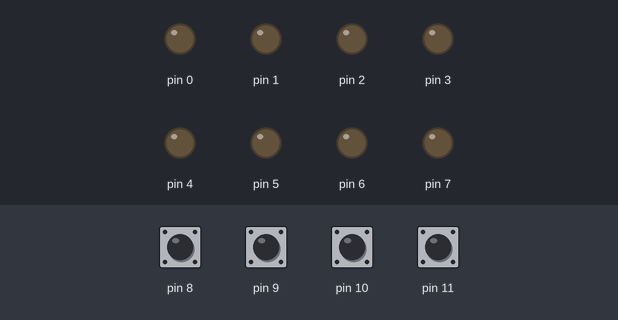
This sketch was run on a simulated Arduino Uno, built with avr-gcc and run on an emulated ATmega328P. On the bench: output pins drawn as LEDs (lit = HIGH). Inputs (shaded band) come from the test bench; at power-on: pin 8–11 HIGH.

Above: at 0.8 s.
0.9 s: pin 9 pulled LOW for 0.15 s
At 2.1 s:
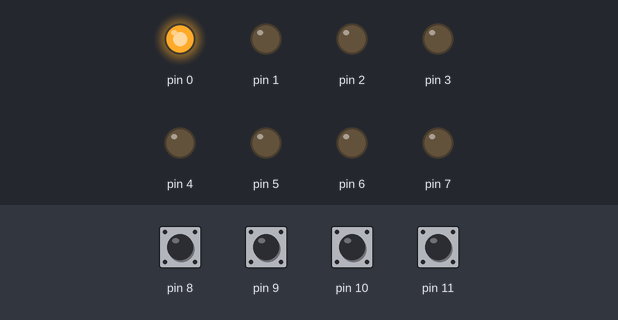
2.5 s: pin 11 pulled LOW for 0.15 s
At 3.4 s:
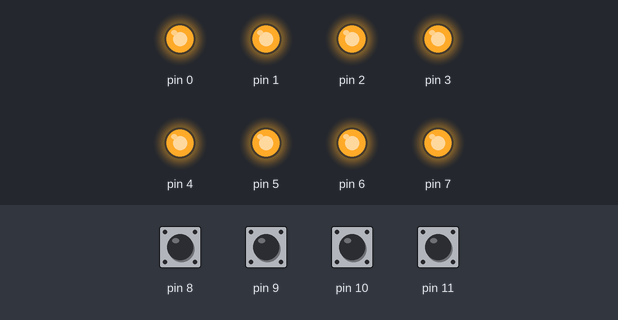
4.1 s: pin 8 pulled LOW for 0.15 s
At 4.6 s:
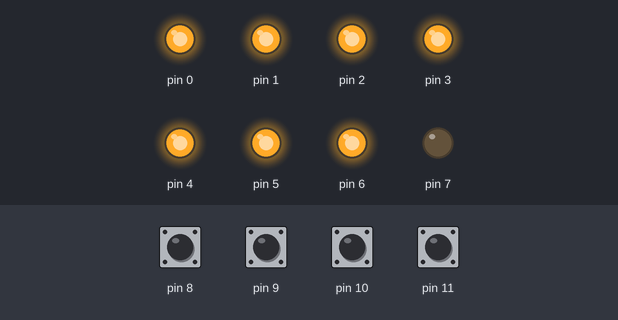
5.7 s: pin 8 pulled LOW for 1 s
At 7.0 s:
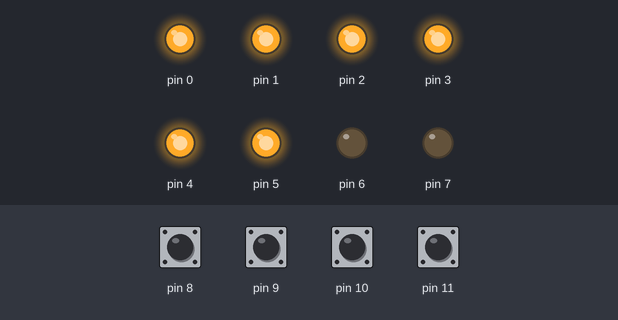
8.2 s: pin 8 pulled LOW for 0.15 s
At 8.9 s:
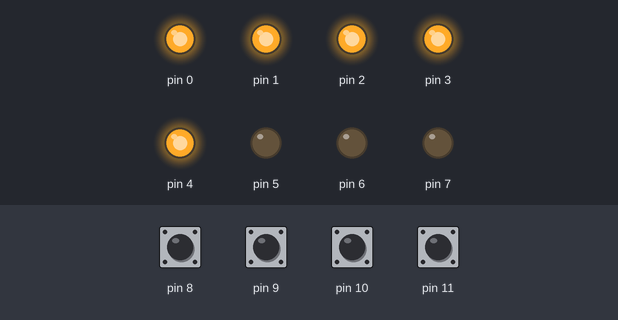
9.8 s: pin 8 pulled LOW for 0.15 s
At 11.3 s:
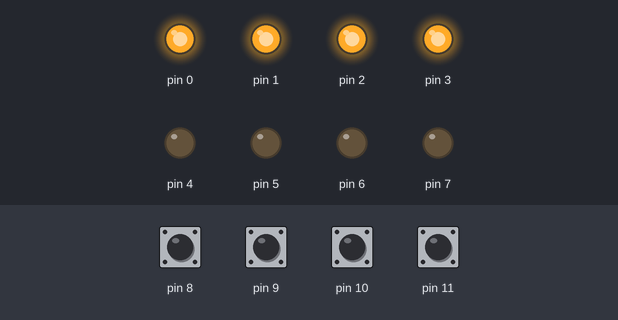
Timing chart, 0 to 12.4 s (numbered marks = the images above; inputs shaded):
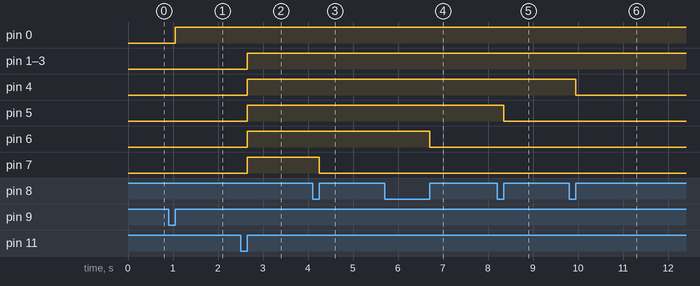

Measured:
- after the input at 0.9 s, pin 0: LOW → HIGH after 0.15 s
- after the input at 2.5 s, pin 1–7: LOW → HIGH after 0.15 s
- after the input at 4.1 s, pin 7: HIGH → LOW after 0.15 s
- after the input at 5.7 s, pin 6: HIGH → LOW after 1.0 s
- after the input at 8.2 s, pin 5: HIGH → LOW after 0.15 s
- after the input at 9.8 s, pin 4: HIGH → LOW after 0.15 s

The sketch:

zad6.1.ino
```cpp
#include <avr/io.h>
#include <stdlib.h>
#include <string.h>
#include <util/delay.h>
#include <avr/sfr_defs.h>

#ifndef _BV
#define _BV(bit)        (1<<(bit))
#endif
#ifndef sbi
#define sbi(reg,bit)    reg |= (_BV(bit))
#endif

#ifndef cbi
#define cbi(reg,bit)    reg &= ~(_BV(bit))
#endif

#ifndef tbi
#define tbi(reg,bit)    reg ^= (_BV(bit))
#endif

void on(){
  PORTD=0xff;
}

void off() {
  PORTD=0x00;
}

int main() {

  DDRB=0x00;
  DDRD=0xff;
  bool is_on = false;

  sbi(PORTB,PB0);
  sbi(PORTB,PB1);
  sbi(PORTB,PB2);
  sbi(PORTB,PB3);


while (1) {
  // Wyłączanie wszystkich diód (shut down)
  if(bit_is_clear(PINB,PB2)){
    while(bit_is_clear(PINB,PB2)){}
    off();
    _delay_ms(50);

    }
  // Włączanie wszystkich diód
  if(bit_is_clear(PINB,PB3)){
    while(bit_is_clear(PINB,PB3)){}
    on();
    _delay_ms(50);

    }
  // Zwiększanie liczby świecących diód
  if(bit_is_clear(PINB,PB1)){
    while(bit_is_clear(PINB,PB1)){}
    if(PORTD == 0){
      PORTD = PORTD + 1;
    }
    else{
      PORTD = PORTD << 1;
      PORTD = PORTD + 1;
    }
    _delay_ms(50);

    }

  // zmniejszanie liczby świecących diód
  if(bit_is_clear(PINB,PB0)){
    while(bit_is_clear(PINB,PB0)){}
    PORTD = PORTD >> 1;
    _delay_ms(50);

    }

  }
}
```
